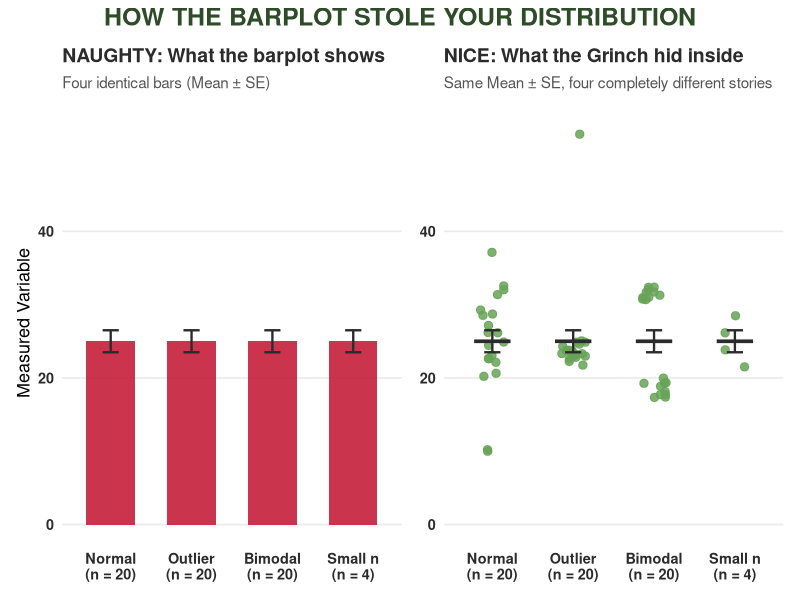
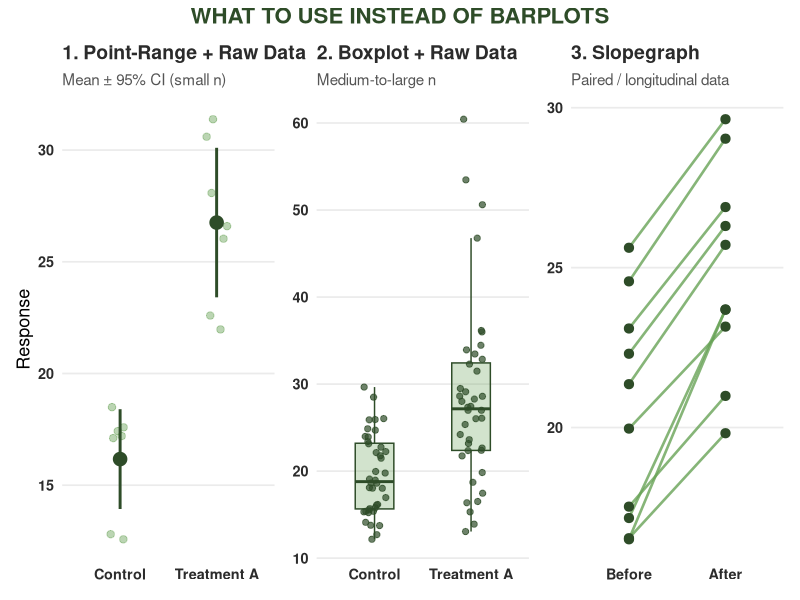

Write the R code that produced these figures, in order.
# Welcome to the "Grinch reveal"

# Set up ----

library(tidyverse)
library(patchwork)

# Grinch poster palette
grinch_green <- "#68A357"
grinch_dark  <- "#2E4C28"
xmas_red     <- "#C41E3A"
ink_grey     <- "#2B2B2B"

# Clean poster theme
theme_grinch <- function() {
  theme_minimal(base_size = 13) +
    theme(
      plot.title = element_text(face = "bold", color = ink_grey, size = 14),
      plot.subtitle = element_text(color = "#555555", size = 11),
      panel.grid.minor = element_blank(),
      panel.grid.major.x = element_blank(),
      axis.title.x = element_blank(),
      axis.text = element_text(color = ink_grey, face = "bold")
    )
}


# Same Bar-plot different distributions -----

set.seed(2026)

# Helper function: forces any vector to have the exact same Mean and SE
force_mean_se <- function(x, target_mean = 25, target_se = 1.5) {
  target_sd <- target_se * sqrt(length(x))
  as.numeric(target_mean + scale(x) * target_sd)
}

# Create 4 different realities with identical Mean (25) and SE (1.5)
df_reveal <- bind_rows(
  tibble(group = "Normal\n(n = 20)",  value = force_mean_se(rnorm(20))),
  tibble(group = "Outlier\n(n = 20)", value = force_mean_se(c(rnorm(19, 0, 0.2), 6))),
  tibble(group = "Bimodal\n(n = 20)", value = force_mean_se(c(rnorm(10, -2, 0.3), rnorm(10, 2, 0.3)))),
  tibble(group = "Small n\n(n = 4)",  value = force_mean_se(c(-1.5, -0.5, 0.5, 1.5)))
) |>
  mutate(group = factor(group, levels = unique(group)))

# Summary stats for the barplot
df_summary <- df_reveal |>
  group_by(group) |>
  summarise(
    mean = mean(value),
    se   = sd(value) / sqrt(n()),
    .groups = "drop"
  )

# Panel A: The Naughty Dynamite Plot
p_naughty <- ggplot(df_summary, aes(x = group, y = mean)) +
  geom_col(fill = xmas_red, width = 0.6, alpha = 0.9) +
  geom_errorbar(aes(ymin = mean - se, ymax = mean + se), width = 0.2, linewidth = 0.8, color = ink_grey) +
  coord_cartesian(ylim = c(0, 55)) +
  labs(
    title = "NAUGHTY: What the barplot shows",
    subtitle = "Four identical bars (Mean ± SE)",
    y = "Measured Variable"
  ) +
  theme_grinch()

# Panel B: The Grinch Reveal (Raw Data)
p_nice <- ggplot(df_reveal, aes(x = group, y = value)) +
  geom_jitter(width = 0.15, size = 2.5, alpha = 0.85, color = grinch_green) +
  stat_summary(fun = mean, geom = "crossbar", width = 0.45, color = ink_grey, linewidth = 0.5) +
  stat_summary(fun.data = mean_se, geom = "errorbar", width = 0.2, color = ink_grey, linewidth = 0.8) +
  coord_cartesian(ylim = c(0, 55)) +
  labs(
    title = "NICE: What the Grinch hid inside",
    subtitle = "Same Mean ± SE, four completely different stories",
    y = NULL
  ) +
  theme_grinch()

# Combine side-by-side
poster_centerpiece <- p_naughty + p_nice +
  plot_annotation(
    title = "HOW THE BARPLOT STOLE YOUR DISTRIBUTION",
    theme = theme(plot.title = element_text(size = 18, face = "bold", hjust = 0.5, color = grinch_dark))
  )

poster_centerpiece

# Save high-res for your poster
# ggsave("grinch_centerpiece.png", poster_centerpiece, width = 11, height = 5, dpi = 300, bg = "white")

# The Alternatives ----

# --- Alternative 1: Strip / Dot Plot (Best for small n < 15) ---
df_small <- tibble(
  treatment = rep(c("Control", "Treatment A"), each = 7),
  value     = c(rnorm(7, 18, 3), rnorm(7, 26, 4))
)

p_alt1_s <- ggplot(df_small, aes(x = treatment, y = value)) +
  geom_jitter(width = 0.12, size = 3, color = grinch_green, alpha = 0.9) +
  stat_summary(fun = median, geom = "crossbar", width = 0.4, color = ink_grey, linewidth = 0.6) +
  labs(
    title = "1. Strip Plot",
    subtitle = "Small n (points + median)",
    y = "Response"
  ) +
  theme_grinch()

p_alt1 <- ggplot(df_small, aes(x = treatment, y = value)) +
  # Raw data points lightly in the background
  geom_jitter(width = 0.12, size = 2.2, alpha = 0.45, color = grinch_green) +
  # Mean + 95% CI (swap mean_cl_normal for mean_se if Hmisc isn't installed)
  stat_summary(
    fun.data = mean_cl_normal,
    geom = "pointrange",
    size = 0.9,
    linewidth = 1,
    color = grinch_dark
  ) +
  labs(
    title = "1. Point-Range + Raw Data",
    subtitle = "Mean ± 95% CI (small n)",
    y = "Response"
  ) +
  theme_grinch()


# --- Alternative 2: Boxplot + Jittered Points (Best for medium/large n) ---
# Tip: For a raincloud plot, add ggdist::stat_halfeye() next to this boxplot
df_large <- tibble(
  treatment = rep(c("Control", "Treatment A"), each = 40),
  value     = c(rnorm(40, 20, 4), rlnorm(40, log(24), 0.35))
)

p_alt2 <- ggplot(df_large, aes(x = treatment, y = value)) +
  geom_boxplot(width = 0.4, fill = grinch_green, alpha = 0.3, outlier.shape = NA, color = grinch_dark) +
  geom_jitter(width = 0.12, size = 1.8, alpha = 0.7, color = grinch_dark) +
  labs(
    title = "2. Boxplot + Raw Data",
    subtitle = "Medium-to-large n",
    y = NULL
  ) +
  theme_grinch()


# --- Alternative 3: Slopegraph (Best for paired / before-after data) ---
df_paired <- tibble(
  id     = factor(1:10),
  Before = rnorm(10, 20, 4),
  After  = Before + rnorm(10, 5, 2.5)
) |>
  pivot_longer(cols = c(Before, After), names_to = "time", values_to = "value") |>
  mutate(time = factor(time, levels = c("Before", "After")))

p_alt3 <- ggplot(df_paired, aes(x = time, y = value, group = id)) +
  geom_line(color = grinch_green, linewidth = 0.9, alpha = 0.8) +
  geom_point(size = 2.8, color = grinch_dark) +
  labs(
    title = "3. Slopegraph",
    subtitle = "Paired / longitudinal data",
    y = NULL
  ) +
  theme_grinch()


# Combine all 3 alternatives into one horizontal strip for the bottom of the poster
poster_alternatives <- p_alt1 + p_alt2 + p_alt3 +
  plot_annotation(
    title = "WHAT TO USE INSTEAD OF BARPLOTS",
    theme = theme(plot.title = element_text(size = 16, face = "bold", hjust = 0.5, color = grinch_dark))
  )

poster_alternatives

# Save high-res for your poster
# ggsave("grinch_alternatives.png", poster_alternatives, width = 12, height = 4.2, dpi = 300, bg = "white")
